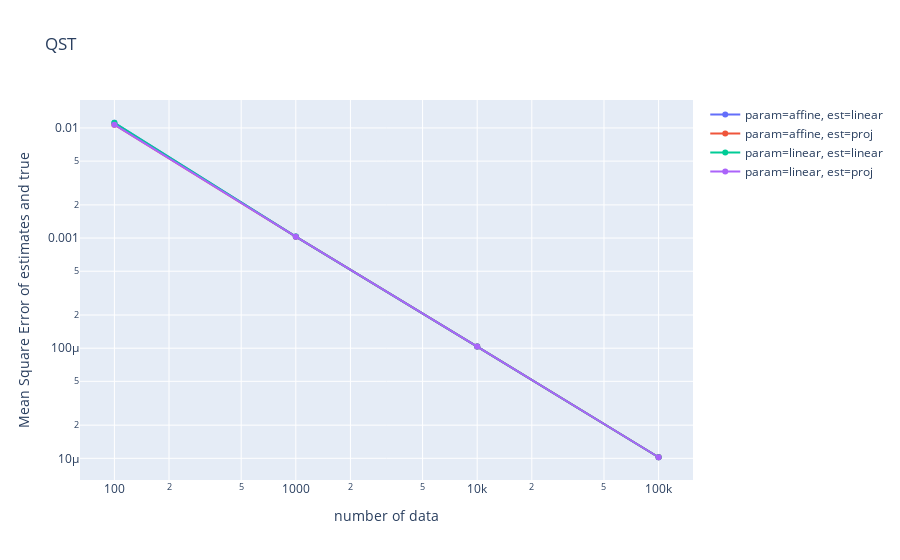

The cell this chart's notebook holds for it:
### Code cell
import plotly.graph_objects as go

data_param_affine_est_linear = go.Scatter(name='param=affine, est=linear', x=num_data, y=mses_param_affine_est_linear, mode='lines+markers')
data_param_affine_est_proj = go.Scatter(name='param=affine, est=proj', x=num_data, y=mses_param_affine_est_proj, mode='lines+markers')
data_param_linear_est_linear = go.Scatter(name='param=linear, est=linear', x=num_data, y=mses_param_linear_est_linear, mode='lines+markers')
data_param_linear_est_proj = go.Scatter(name='param=linear, est=proj', x=num_data, y=mses_param_linear_est_proj, mode='lines+markers')
data = [data_param_affine_est_linear, data_param_affine_est_proj, data_param_linear_est_linear, data_param_linear_est_proj]

layout = go.Layout(title='QST', xaxis_title_text="number of data", yaxis_title_text="Mean Square Error of estimates and true", xaxis_type="log", yaxis_type="log")
fig = go.Figure(data=data, layout=layout)
fig.show()

### Figure 1 — Plotly figure (JSON) as saved in the notebook; plotly's stock layout.template omitted (floating-point values rounded to 4 significant figures)
{"data": [{"mode": "lines+markers", "name": "param=affine, est=linear", "type": "scatter", "x": [100, 1000, 10000, 100000], "y": [0.01115, 0.001031, 0.0001034, 1.022e-05]}, {"mode": "lines+markers", "name": "param=affine, est=proj", "type": "scatter", "x": [100, 1000, 10000, 100000], "y": [0.0107, 0.001029, 0.0001034, 1.022e-05]}, {"mode": "lines+markers", "name": "param=linear, est=linear", "type": "scatter", "x": [100, 1000, 10000, 100000], "y": [0.01115, 0.001031, 0.0001034, 1.022e-05]}, {"mode": "lines+markers", "name": "param=linear, est=proj", "type": "scatter", "x": [100, 1000, 10000, 100000], "y": [0.0107, 0.001029, 0.0001034, 1.022e-05]}], "layout": {"title": {"text": "QST"}, "xaxis": {"title": {"text": "number of data"}, "type": "log"}, "yaxis": {"title": {"text": "Mean Square Error of estimates and true"}, "type": "log"}}}
